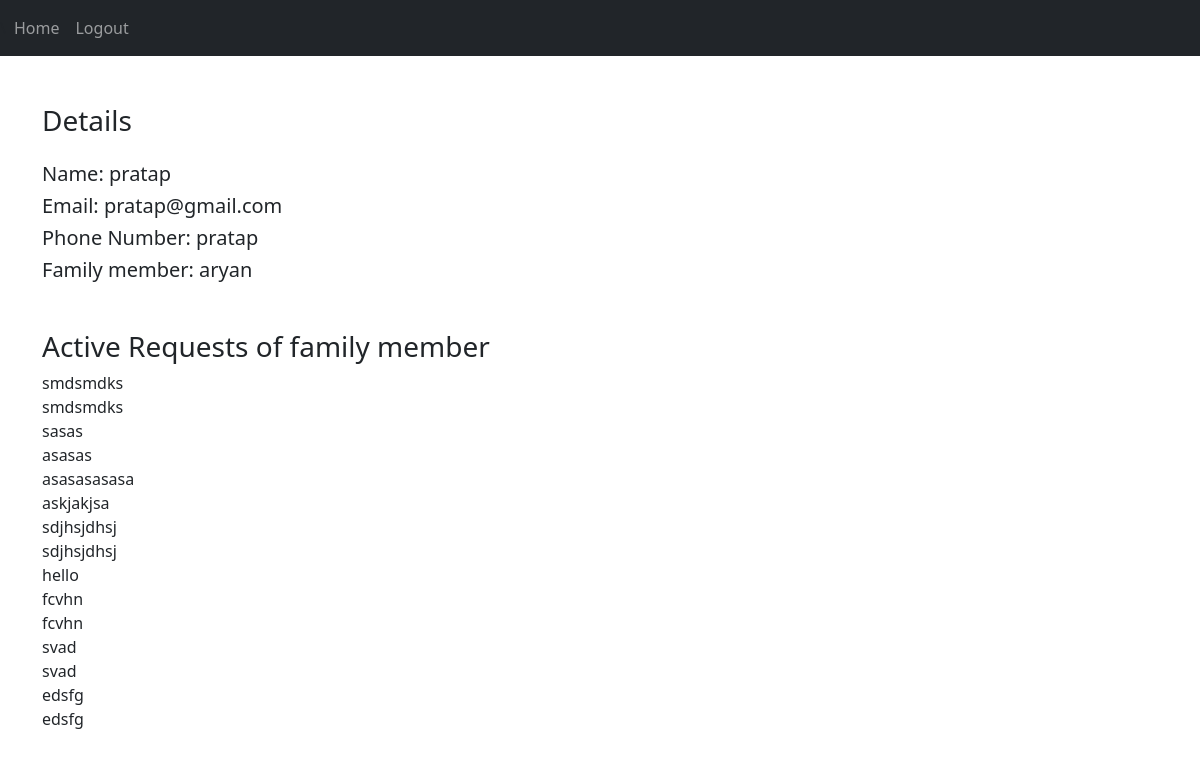
/family-home (signed in), run on an earlier commit of the app's database.
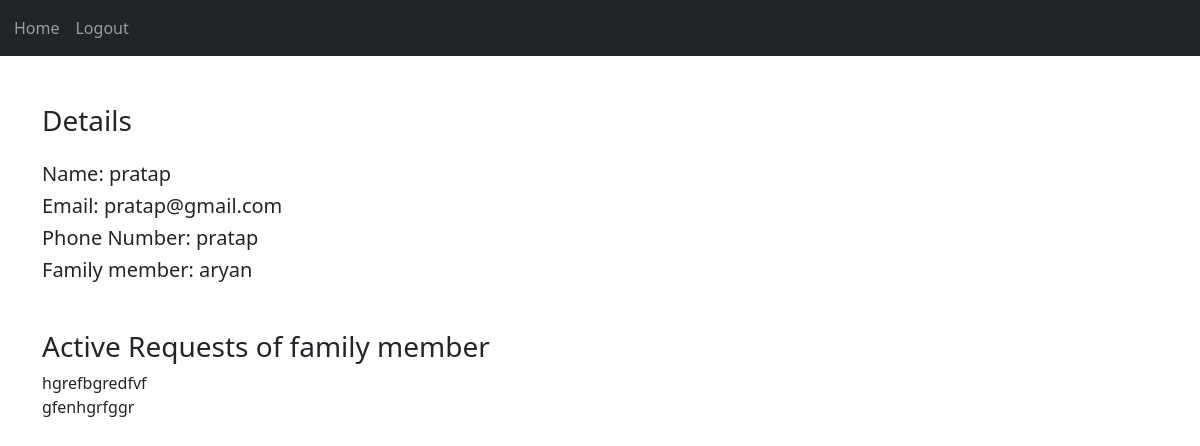
And on a later commit of the database.
### website/models.py (models this page shows)
class Requests(db.Model):
    id=db.Column(db.Integer, primary_key=True)
    user_id=db.Column(db.Integer, db.ForeignKey('user.id'))
    userRequest=db.Column(db.String(10000))
    date=db.Column(db.DateTime(timezone=True), default=func.now())
    status=db.Column(db.String(20), default="active")

### website/views.py (the view)
@views.route('/family-home', methods=['GET','POST'])
@login_required
def familyHome():
    print(current_user.name)
    res = db.session.execute(text('select email from Log where Log.id=:id'), {'id': current_user.id})
    email = res.fetchone()[0]
    user = Family.query.filter_by(email=email).first()
    print(user.name, user.resident_name)
    print(user)
    requests=db.session.execute(text("select userRequest from Requests where Requests.user_id=:id and status = 'active'"), {'id': user.residentId}).fetchall()
    print(requests)
    activities=db.session.execute(text("select activity, date from Activity where Activity.user_id=:id"), {'id': user.residentId}).fetchall()
    print(activities)
    return render_template("familyHome.html", user=user, role="family", requests=requests, activities=activities)

### website/__init__.py (called while the page is built)
def create_app():
    app=Flask(__name__)
    app.config['SESSION_TYPE'] = 'filesystem'
    app.config['SECRET_KEY']=os.getenv("SECRET_KEY")
    app.config['SQLALCHEMY_DATABASE_URI']=f'sqlite:///{DB_NAME}'
    db.init_app(app)
    from .views import views
    from .auth import auth
    app.register_blueprint(views, url_prefix='/')
    app.register_blueprint(auth, url_prefix='/auth/')
    from .models import User, Note, Requests, Family,Log
    with app.app_context():
        db.create_all()
        print("Database Created!")
    login_manager = LoginManager()
    login_manager.login_view='auth.login'
    login_manager.init_app(app)
    @login_manager.user_loader
    def load_user(id_):
        user_type = db.session.execute(text('select role from log where id=:id'),{'id': id_})
        print(user_type.fetchone()[0])
        return Log.query.get(int(id_))
    return app

### website/templates/familyHome.html (shortened to what this page needs)
{% extends "base.html" %} {% block title %}Family Home{% endblock %}{%block content%}
<h3 class="mt-5">Details</h3>
<h5 class="mt-4">Name: {{user.name}}</h5>
<h5>Email: {{user.email}}</h5>
<h5>Phone Number: {{user.name}}</h5>
<h5>Family member: {{user.resident_name}}</h5>
{%if requests%}
    <h3 class="mt-5"> Active Requests of family member</h3>
    {% for req in requests %}
        <li class="list-group-item" style="display: flex; justify-content: space-between; align-items: center;">
            {{req[0]}}
        </li>
    {% endfor %}
{%endif%}
{%endblock%}

What changed in the data, as far as the page shows it:
removed Requests: userRequest "smdsmdks"
removed Requests: userRequest "sasas"
removed Requests: userRequest "asasas"
removed Requests: userRequest "asasasasasa"
removed Requests: userRequest "askjakjsa"
removed Requests: userRequest "sdjhsjdhsj"
removed Requests: userRequest "sdjhsjdhsj"
removed Requests: userRequest "hello"
removed Requests: userRequest "fcvhn"
removed Requests: userRequest "fcvhn"
removed Requests: userRequest "svad"
removed Requests: userRequest "svad"
removed Requests: userRequest "edsfg"
removed Requests: userRequest "edsfg"
changed Requests: userRequest "smdsmdks" → "hgrefbgredfvf"
now on this page (row edited): Requests: userRequest "gfenhgrfggr"
